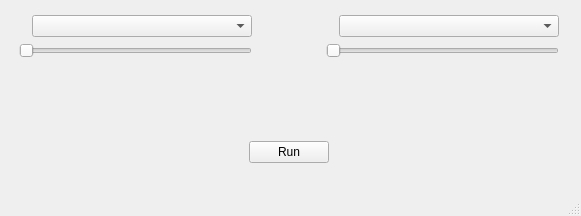
<?xml version="1.0" encoding="UTF-8"?>
<ui version="4.0">
 <class>MainWindow</class>
 <widget class="QMainWindow" name="MainWindow">
  <property name="geometry">
   <rect>
    <x>0</x>
    <y>0</y>
    <width>581</width>
    <height>216</height>
   </rect>
  </property>
  <property name="sizePolicy">
   <sizepolicy hsizetype="Fixed" vsizetype="Fixed">
    <horstretch>0</horstretch>
    <verstretch>0</verstretch>
   </sizepolicy>
  </property>
  <property name="minimumSize">
   <size>
    <width>580</width>
    <height>0</height>
   </size>
  </property>
  <property name="windowTitle">
   <string>Play Through</string>
  </property>
  <widget class="QWidget" name="centralwidget">
   <widget class="QWidget" name="">
    <property name="geometry">
     <rect>
      <x>19</x>
      <y>15</y>
      <width>540</width>
      <height>148</height>
     </rect>
    </property>
    <layout class="QVBoxLayout" name="verticalLayout_3">
     <item>
      <layout class="QHBoxLayout" name="horizontalLayout_3">
       <item>
        <layout class="QVBoxLayout" name="verticalLayout">
         <item>
          <layout class="QHBoxLayout" name="horizontalLayout">
           <item>
            <widget class="QLabel" name="inputIcon">
             <property name="text">
              <string/>
             </property>
            </widget>
           </item>
           <item>
            <widget class="QComboBox" name="inputDevice">
             <property name="sizePolicy">
              <sizepolicy hsizetype="Fixed" vsizetype="Fixed">
               <horstretch>0</horstretch>
               <verstretch>0</verstretch>
              </sizepolicy>
             </property>
             <property name="minimumSize">
              <size>
               <width>220</width>
               <height>0</height>
              </size>
             </property>
            </widget>
           </item>
          </layout>
         </item>
         <item>
          <widget class="QSlider" name="inputVolume">
           <property name="orientation">
            <enum>Qt::Orientation::Horizontal</enum>
           </property>
          </widget>
         </item>
        </layout>
       </item>
       <item>
        <spacer name="horizontalSpacer">
         <property name="orientation">
          <enum>Qt::Orientation::Horizontal</enum>
         </property>
         <property name="sizeType">
          <enum>QSizePolicy::Policy::MinimumExpanding</enum>
         </property>
         <property name="sizeHint" stdset="0">
          <size>
           <width>40</width>
           <height>20</height>
          </size>
         </property>
        </spacer>
       </item>
       <item>
        <layout class="QVBoxLayout" name="verticalLayout_2">
         <item>
          <layout class="QHBoxLayout" name="horizontalLayout_2">
           <item>
            <widget class="QLabel" name="outputIcon">
             <property name="text">
              <string/>
             </property>
            </widget>
           </item>
           <item>
            <widget class="QComboBox" name="outputDevice">
             <property name="sizePolicy">
              <sizepolicy hsizetype="Fixed" vsizetype="Fixed">
               <horstretch>0</horstretch>
               <verstretch>0</verstretch>
              </sizepolicy>
             </property>
             <property name="minimumSize">
              <size>
               <width>220</width>
               <height>0</height>
              </size>
             </property>
            </widget>
           </item>
          </layout>
         </item>
         <item>
          <widget class="QSlider" name="outputVolume">
           <property name="orientation">
            <enum>Qt::Orientation::Horizontal</enum>
           </property>
          </widget>
         </item>
        </layout>
       </item>
      </layout>
     </item>
     <item>
      <spacer name="verticalSpacer">
       <property name="orientation">
        <enum>Qt::Orientation::Vertical</enum>
       </property>
       <property name="sizeHint" stdset="0">
        <size>
         <width>20</width>
         <height>20</height>
        </size>
       </property>
      </spacer>
     </item>
     <item>
      <layout class="QHBoxLayout" name="horizontalLayout_4">
       <item>
        <spacer name="horizontalSpacer_2">
         <property name="orientation">
          <enum>Qt::Orientation::Horizontal</enum>
         </property>
         <property name="sizeHint" stdset="0">
          <size>
           <width>40</width>
           <height>20</height>
          </size>
         </property>
        </spacer>
       </item>
       <item>
        <widget class="QPushButton" name="runButton">
         <property name="text">
          <string>Run</string>
         </property>
         <property name="checkable">
          <bool>true</bool>
         </property>
        </widget>
       </item>
       <item>
        <spacer name="horizontalSpacer_3">
         <property name="orientation">
          <enum>Qt::Orientation::Horizontal</enum>
         </property>
         <property name="sizeHint" stdset="0">
          <size>
           <width>40</width>
           <height>20</height>
          </size>
         </property>
        </spacer>
       </item>
      </layout>
     </item>
    </layout>
   </widget>
  </widget>
  <widget class="QMenuBar" name="menubar">
   <property name="geometry">
    <rect>
     <x>0</x>
     <y>0</y>
     <width>581</width>
     <height>26</height>
    </rect>
   </property>
  </widget>
  <widget class="QStatusBar" name="statusbar"/>
 </widget>
 <resources/>
 <connections/>
</ui>
